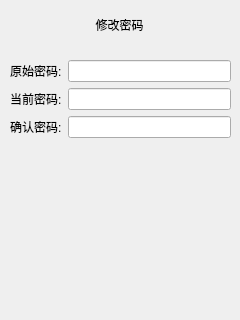
<?xml version="1.0" encoding="UTF-8"?>
<ui version="4.0">
 <class>DialogPassword</class>
 <widget class="QDialog" name="DialogPassword">
  <property name="geometry">
   <rect>
    <x>0</x>
    <y>0</y>
    <width>240</width>
    <height>320</height>
   </rect>
  </property>
  <property name="windowTitle">
   <string>Dialog</string>
  </property>
  <widget class="QWidget" name="gridLayoutWidget">
   <property name="geometry">
    <rect>
     <x>10</x>
     <y>60</y>
     <width>221</width>
     <height>81</height>
    </rect>
   </property>
   <layout class="QGridLayout" name="gridLayout">
    <item row="1" column="1">
     <widget class="QLineEdit" name="lineEdit_NewPassword"/>
    </item>
    <item row="0" column="0">
     <widget class="QLabel" name="label">
      <property name="text">
       <string>原始密码:</string>
      </property>
     </widget>
    </item>
    <item row="1" column="0">
     <widget class="QLabel" name="label_2">
      <property name="text">
       <string>当前密码:</string>
      </property>
     </widget>
    </item>
    <item row="0" column="1">
     <widget class="QLineEdit" name="lineEdit_OldPassword"/>
    </item>
    <item row="2" column="0">
     <widget class="QLabel" name="label_3">
      <property name="text">
       <string>确认密码:</string>
      </property>
     </widget>
    </item>
    <item row="2" column="1">
     <widget class="QLineEdit" name="lineEdit_ConfirmPassword"/>
    </item>
   </layout>
  </widget>
  <widget class="QWidget" name="horizontalLayoutWidget">
   <property name="geometry">
    <rect>
     <x>9</x>
     <y>9</y>
     <width>221</width>
     <height>31</height>
    </rect>
   </property>
   <layout class="QHBoxLayout" name="horizontalLayout">
    <item>
     <widget class="QLabel" name="label_4">
      <property name="text">
       <string>修改密码</string>
      </property>
      <property name="alignment">
       <set>Qt::AlignCenter</set>
      </property>
     </widget>
    </item>
   </layout>
  </widget>
 </widget>
 <resources/>
 <connections/>
</ui>
